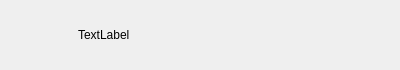
<?xml version="1.0" encoding="UTF-8"?>
<ui version="4.0">
 <class>ConUserItem</class>
 <widget class="QWidget" name="ConUserItem">
  <property name="geometry">
   <rect>
    <x>0</x>
    <y>0</y>
    <width>400</width>
    <height>70</height>
   </rect>
  </property>
  <property name="minimumSize">
   <size>
    <width>0</width>
    <height>70</height>
   </size>
  </property>
  <property name="maximumSize">
   <size>
    <width>16777215</width>
    <height>72</height>
   </size>
  </property>
  <property name="windowTitle">
   <string>Form</string>
  </property>
  <layout class="QHBoxLayout" name="horizontalLayout">
   <property name="spacing">
    <number>15</number>
   </property>
   <property name="leftMargin">
    <number>3</number>
   </property>
   <property name="topMargin">
    <number>4</number>
   </property>
   <property name="rightMargin">
    <number>3</number>
   </property>
   <property name="bottomMargin">
    <number>4</number>
   </property>
   <item>
    <widget class="QWidget" name="widget" native="true">
     <property name="minimumSize">
      <size>
       <width>0</width>
       <height>60</height>
      </size>
     </property>
     <property name="maximumSize">
      <size>
       <width>60</width>
       <height>60</height>
      </size>
     </property>
     <widget class="QLabel" name="icon_lb">
      <property name="geometry">
       <rect>
        <x>7</x>
        <y>8</y>
        <width>60</width>
        <height>50</height>
       </rect>
      </property>
      <property name="minimumSize">
       <size>
        <width>50</width>
        <height>50</height>
       </size>
      </property>
      <property name="maximumSize">
       <size>
        <width>50</width>
        <height>50</height>
       </size>
      </property>
      <property name="text">
       <string/>
      </property>
      <property name="alignment">
       <set>Qt::AlignmentFlag::AlignCenter</set>
      </property>
     </widget>
     <widget class="QLabel" name="red_point">
      <property name="geometry">
       <rect>
        <x>40</x>
        <y>10</y>
        <width>15</width>
        <height>15</height>
       </rect>
      </property>
      <property name="minimumSize">
       <size>
        <width>15</width>
        <height>15</height>
       </size>
      </property>
      <property name="maximumSize">
       <size>
        <width>15</width>
        <height>15</height>
       </size>
      </property>
      <property name="text">
       <string/>
      </property>
      <property name="alignment">
       <set>Qt::AlignmentFlag::AlignLeading|Qt::AlignmentFlag::AlignLeft|Qt::AlignmentFlag::AlignVCenter</set>
      </property>
     </widget>
    </widget>
   </item>
   <item>
    <widget class="QLabel" name="user_name_lb">
     <property name="text">
      <string>TextLabel</string>
     </property>
    </widget>
   </item>
  </layout>
 </widget>
 <resources/>
 <connections/>
</ui>
